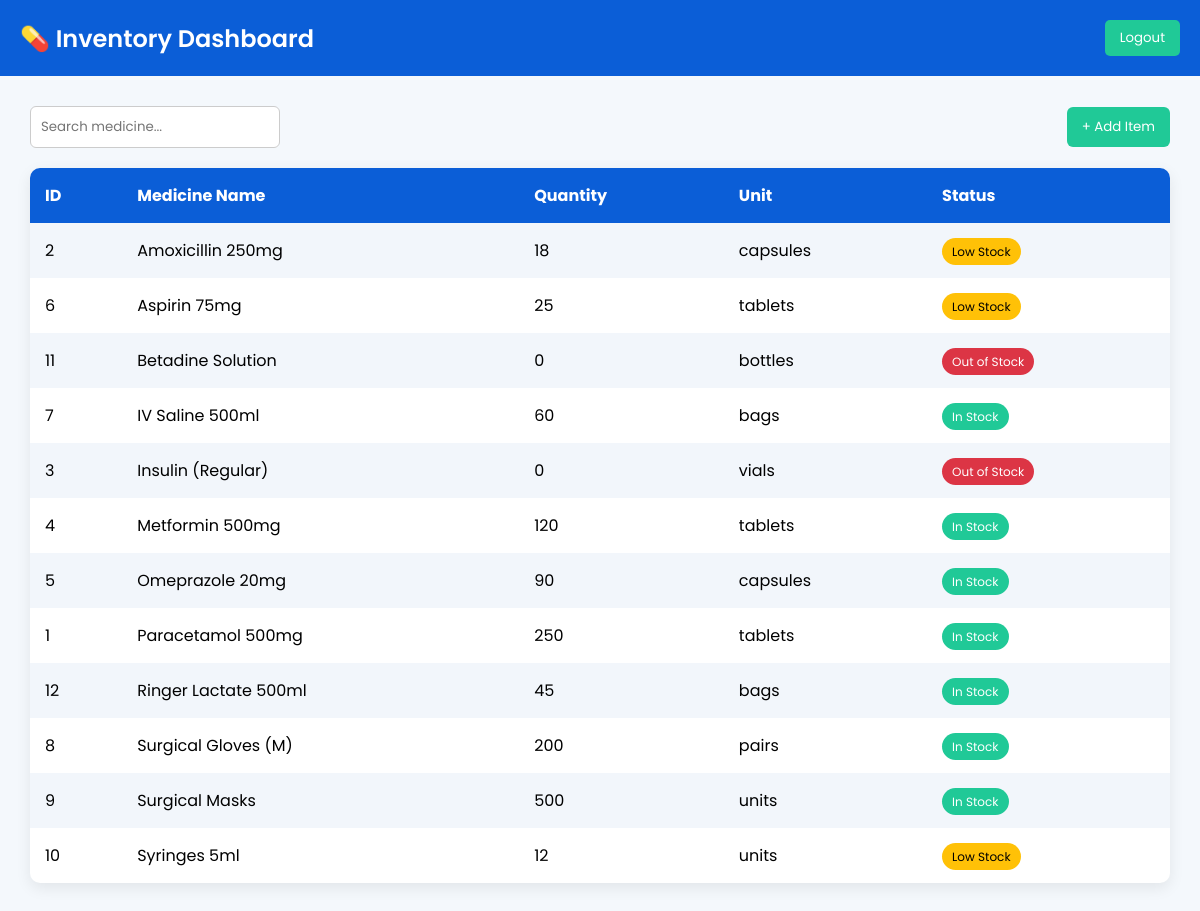
Screenshot of /inventory (signed in) with the database file from the repository.
### tables this page shows
CREATE TABLE inventory (
    id            INTEGER PRIMARY KEY AUTOINCREMENT,
    name          TEXT    NOT NULL,
    quantity      INTEGER NOT NULL DEFAULT 0,
    unit          TEXT    NOT NULL DEFAULT 'units',
    status        TEXT    NOT NULL DEFAULT 'In Stock'
    -- status rule: qty=0 → 'Out of Stock' | qty<=30 → 'Low Stock' | else → 'In Stock'
);

### app.py (the view)
@app.route("/inventory")
def inventory():
    if not session.get("inventory_manager"):
        return redirect(url_for("login_inventory"))
    db = get_db()
    items = db.execute("SELECT id, name, quantity, unit, status FROM inventory ORDER BY name").fetchall()
    db.close()
    return render_template("inventory.html", items=items)

### app.py (called while the page is built)
def get_db():
    conn = sqlite3.connect(DB_PATH)
    conn.row_factory = sqlite3.Row
    return conn

### templates/inventory.html (shortened to what this page needs)
<!DOCTYPE html>
<html lang="en">
<head>
</head>
<body>
<div class="header">
  <h2>&#128138; Inventory Dashboard</h2>
  <button class="logout" onclick="window.location.href='/logout'">Logout</button>
</div>
<div class="container">
  <div class="top-bar">
    <input class="search" type="text" id="searchInput" placeholder="Search medicine..." oninput="filterTable()">
    <button class="add-btn" onclick="openModal()">+ Add Item</button>
  </div>
  <table class="table" id="invTable">
    <tr>
      <th>ID</th>
      <th>Medicine Name</th>
      <th>Quantity</th>
      <th>Unit</th>
      <th>Status</th>
    </tr>
    {% for item in items %}
    <tr>
      <td>{{ item['id'] }}</td>
      <td>{{ item['name'] }}</td>
      <td>{{ item['quantity'] }}</td>
      <td>{{ item['unit'] }}</td>
      <td>
        {% if item['status'] == 'In Stock' %}
          <span class="status in-stock">In Stock</span>
        {% elif item['status'] == 'Low Stock' %}
          <span class="status low-stock">Low Stock</span>
        {% else %}
          <span class="status out-stock">Out of Stock</span>
        {% endif %}
      </td>
    </tr>
    {% endfor %}
  </table>
</div>
</body>
</html>

### templates/inventory.html (style rules this page uses)
* { margin:0; padding:0; box-sizing:border-box; font-family:'Poppins',sans-serif; }
body { background:#F4F8FC; }
.header { background:#0B5ED7; color:white; padding:20px; display:flex; justify-content:space-between; align-items:center; }
.header h2 { font-weight:600; }
.logout { background:#20C997; border:none; padding:8px 15px; color:white; border-radius:5px; cursor:pointer; }
.container { padding:30px; }
.top-bar { display:flex; justify-content:space-between; margin-bottom:20px; align-items:center; }
.search { padding:10px; width:250px; border-radius:6px; border:1px solid #ccc; }
.add-btn { padding:10px 15px; background:#20C997; color:white; border:none; border-radius:6px; cursor:pointer; }
.table { width:100%; border-collapse:collapse; background:white; border-radius:10px; overflow:hidden; box-shadow:0 5px 15px rgba(0,0,0,0.08); }
.table th, .table td { padding:15px; text-align:left; }
.table th { background:#0B5ED7; color:white; }
.table tr:nth-child(even) { background:#f2f6fb; }
.status { padding:5px 10px; border-radius:15px; font-size:12px; color:white; }
.in-stock { background:#20C997; }
.low-stock { background:#FFC107; color:black; }
.out-stock { background:#DC3545; }

### rows the page displays
inventory: id "2", name "Amoxicillin 250mg", quantity "18", unit "capsules", status "Low Stock"
inventory: id "6", name "Aspirin 75mg", quantity "25", unit "tablets", status "Low Stock"
inventory: id "11", name "Betadine Solution", quantity "0", unit "bottles", status "Out of Stock"
inventory: id "7", name "IV Saline 500ml", quantity "60", unit "bags", status "In Stock"
inventory: id "3", name "Insulin (Regular)", quantity "0", unit "vials", status "Out of Stock"
inventory: id "4", name "Metformin 500mg", quantity "120", unit "tablets", status "In Stock"
inventory: id "5", name "Omeprazole 20mg", quantity "90", unit "capsules", status "In Stock"
inventory: id "1", name "Paracetamol 500mg", quantity "250", unit "tablets", status "In Stock"
inventory: id "12", name "Ringer Lactate 500ml", quantity "45", unit "bags", status "In Stock"
inventory: id "8", name "Surgical Gloves (M)", quantity "200", unit "pairs", status "In Stock"
inventory: id "9", name "Surgical Masks", quantity "500", unit "units", status "In Stock"
inventory: id "10", name "Syringes 5ml", quantity "12", unit "units", status "Low Stock"
